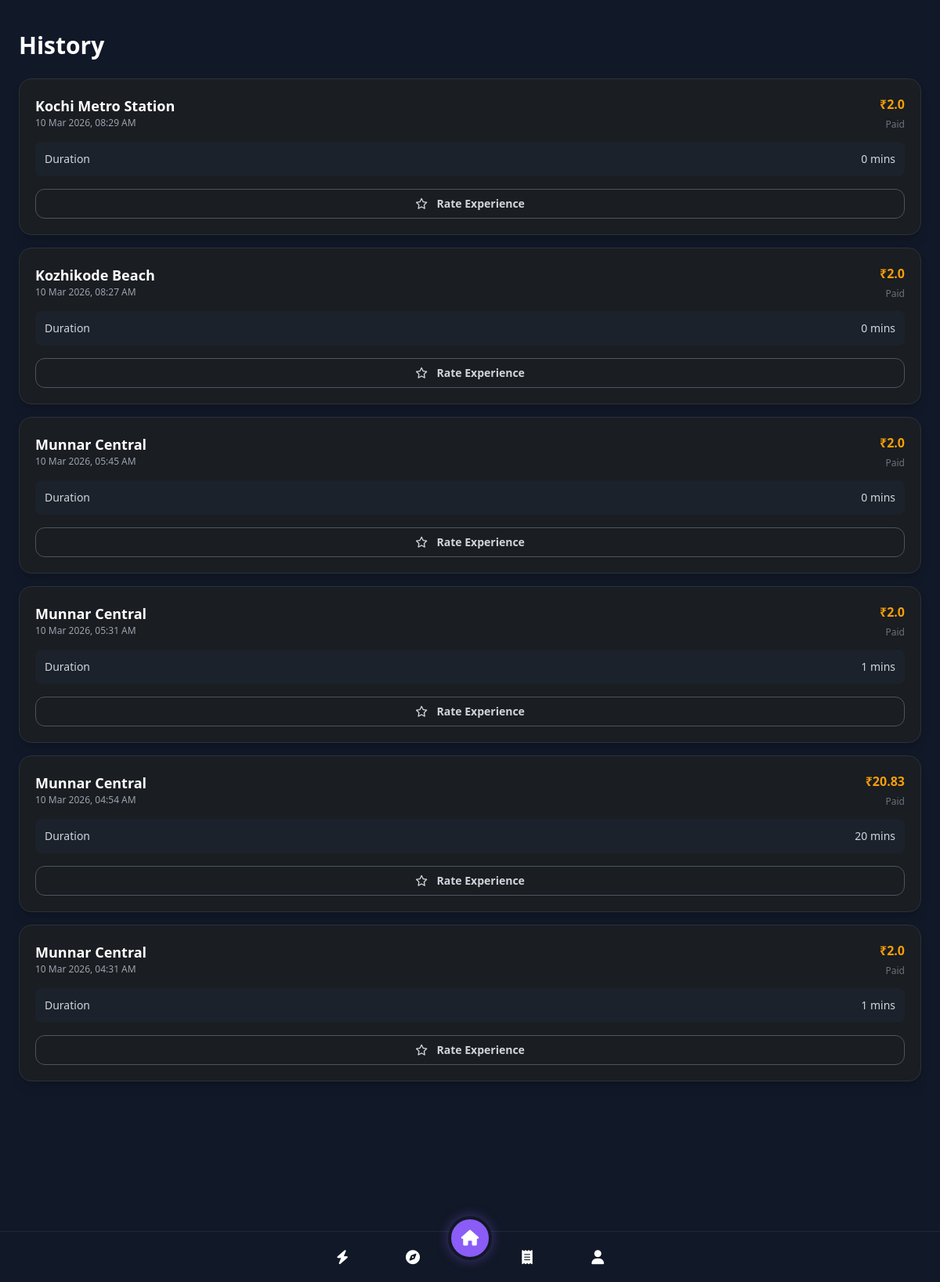
The page /history (signed in) on the database its author committed.
### models.py (models this page shows, shortened)
class Booking(db.Model):
    id = db.Column(db.Integer, primary_key=True)
    user_id = db.Column(db.Integer, db.ForeignKey('user.id'), nullable=False) # Simplified for demo
    zone_id = db.Column(db.Integer, db.ForeignKey('parking_zone.id'), nullable=False)
    slot_id = db.Column(db.String(50), nullable=True)
    start_time = db.Column(db.DateTime, default=datetime.utcnow)
    end_time = db.Column(db.DateTime, nullable=True)
    status = db.Column(db.String(20), default='Active') # Active, Completed
    total_cost = db.Column(db.Float, default=0.0)
    zone = db.relationship('ParkingZone', backref='bookings')

class ParkingZone(db.Model):
    id = db.Column(db.Integer, primary_key=True)
    name = db.Column(db.String(100), nullable=False)
    location = db.Column(db.String(200), nullable=False)
    total_slots = db.Column(db.Integer, nullable=False)
    occupied_slots = db.Column(db.Integer, nullable=False, default=0)
    price_per_hour = db.Column(db.Float, nullable=False)
    lat = db.Column(db.Float, nullable=True)
    lon = db.Column(db.Float, nullable=True)
    status = db.Column(db.String(20), default='pending')  # 'pending', 'approved', 'rejected'

### app.py (the view)
@app.route('/history')
def history():
    user_id = get_current_user_id()
    bookings = Booking.query.filter_by(user_id=user_id, status='Completed').order_by(Booking.end_time.desc()).all()
    return render_template('history.html', bookings=bookings, page='history')

### app.py (called while the page is built)
def get_current_user_id():
    return session.get('user_id')

@app.before_request
def require_login():
    allowed_routes = ['login', 'register', 'static']
    if request.endpoint and request.endpoint not in allowed_routes and 'user_id' not in session:
        if not request.endpoint.startswith('static'):
            return redirect(url_for('login'))

### templates/history.html (shortened to what this page needs)
{% extends 'base.html' %}
{% block content %}
<div class="px-6 pt-10 pb-24 bg-gray-900 text-white">
    <h1 class="text-3xl font-bold text-white mb-6">History</h1>
    {% if bookings %}
    <div class="space-y-4">
        {% for booking in bookings %}
        <div class="bg-surface border border-border rounded-2xl p-5 shadow-lg">
            <div class="flex justify-between items-start mb-3">
                <div>
                    <h3 class="font-bold text-white text-lg">{{ booking.zone.name }}</h3>
                    <p class="text-gray-400 text-xs">{{ booking.end_time.strftime('%d %b %Y, %I:%M %p') }}</p>
                </div>
                <div class="text-right">
                    <span class="block font-bold text-accent">₹{{ booking.total_cost }}</span>
                    <span class="text-xs text-gray-500">Paid</span>
                </div>
            </div>
            <div class="bg-gray-800/50 rounded-lg p-3 text-sm text-gray-300 flex justify-between mb-4">
                <span>Duration</span>
                <span>
                    {% set duration = (booking.end_time - booking.start_time).total_seconds() / 60 %}
                    {{ duration|int }} mins
                </span>
            </div>
            <form action="{{ url_for('rate_booking', booking_id=booking.id) }}" method="POST">
                <button type="submit"
                    class="w-full border border-gray-600 hover:bg-gray-700 text-gray-300 text-sm font-bold py-2 rounded-xl transition-colors">
                    <i class="far fa-star mr-2"></i> Rate Experience
                </button>
            </form>
        </div>
        {% endfor %}
    </div>
    {% endif %}
</div>
{% endblock %}

### static/css/style.css (style rules this page uses)
html, :host { line-height: 1.5; -webkit-text-size-adjust: 100%; -moz-tab-size: 4; -o-tab-size: 4; tab-size: 4; font-family: ui-sans-serif, system-ui, sans-serif, "Apple Color Emoji", "Segoe UI Emoji", "Segoe UI Symbol", "Noto Color Emoji"; font-feature-settings: normal; font-variation-settings: normal; -webkit-tap-highlight-color: transparent; }
body { margin: 0; line-height: inherit; }
h1, h2, h3, h4, h5, h6 { font-size: inherit; font-weight: inherit; }
button, input, optgroup, select, textarea { font-family: inherit; font-feature-settings: inherit; font-variation-settings: inherit; font-size: 100%; font-weight: inherit; line-height: inherit; letter-spacing: inherit; color: inherit; margin: 0; padding: 0; }
button, select { text-transform: none; }
button, input:where([type='button']), input:where([type='reset']), input:where([type='submit']) { -webkit-appearance: button; background-color: transparent; background-image: none; }
blockquote, dl, dd, h1, h2, h3, h4, h5, h6, hr, figure, p, pre { margin: 0; }
button, [role="button"] { cursor: pointer; }
.mb-3 { margin-bottom: 0.75rem; }
.mb-4 { margin-bottom: 1rem; }
.mb-6 { margin-bottom: 1.5rem; }
.mr-2 { margin-right: 0.5rem; }
.block { display: block; }
.flex { display: flex; }
.w-full { width: 100%; }
.items-start { align-items: flex-start; }
.justify-between { justify-content: space-between; }
.space-y-4 > :not([hidden]) ~ :not([hidden]) { --tw-space-y-reverse: 0; margin-top: calc(1rem * calc(1 - var(--tw-space-y-reverse))); margin-bottom: calc(1rem * var(--tw-space-y-reverse)); }
.rounded-2xl { border-radius: 1rem; }
.rounded-lg { border-radius: 0.5rem; }
.rounded-xl { border-radius: 0.75rem; }
.border { border-width: 1px; }
.border-border { --tw-border-opacity: 1; border-color: rgb(45 49 57 / var(--tw-border-opacity, 1)); }
.border-gray-600 { --tw-border-opacity: 1; border-color: rgb(75 85 99 / var(--tw-border-opacity, 1)); }
.bg-gray-800\/50 { background-color: rgb(31 41 55 / 0.5); }
.bg-gray-900 { --tw-bg-opacity: 1; background-color: rgb(17 24 39 / var(--tw-bg-opacity, 1)); }
.bg-surface { --tw-bg-opacity: 1; background-color: rgb(26 29 33 / var(--tw-bg-opacity, 1)); }
.p-3 { padding: 0.75rem; }
.p-5 { padding: 1.25rem; }
.px-6 { padding-left: 1.5rem; padding-right: 1.5rem; }
.py-2 { padding-top: 0.5rem; padding-bottom: 0.5rem; }
.pb-24 { padding-bottom: 6rem; }
.pt-10 { padding-top: 2.5rem; }
.text-right { text-align: right; }
.text-3xl { font-size: 1.875rem; line-height: 2.25rem; }
.text-lg { font-size: 1.125rem; line-height: 1.75rem; }
.text-sm { font-size: 0.875rem; line-height: 1.25rem; }
.text-xs { font-size: 0.75rem; line-height: 1rem; }
.font-bold { font-weight: 700; }
.text-accent { --tw-text-opacity: 1; color: rgb(245 158 11 / var(--tw-text-opacity, 1)); }
.text-gray-300 { --tw-text-opacity: 1; color: rgb(209 213 219 / var(--tw-text-opacity, 1)); }
.text-gray-400 { --tw-text-opacity: 1; color: rgb(156 163 175 / var(--tw-text-opacity, 1)); }
.text-gray-500 { --tw-text-opacity: 1; color: rgb(107 114 128 / var(--tw-text-opacity, 1)); }
.text-white { --tw-text-opacity: 1; color: rgb(255 255 255 / var(--tw-text-opacity, 1)); }
.shadow-lg { --tw-shadow: 0 10px 15px -3px rgb(0 0 0 / 0.1), 0 4px 6px -4px rgb(0 0 0 / 0.1); --tw-shadow-colored: 0 10px 15px -3px var(--tw-shadow-color), 0 4px 6px -4px var(--tw-shadow-color); box-shadow: var(--tw-ring-offset-shadow, 0 0 #0000), var(--tw-ring-shadow, 0 0 #0000), var(--tw-shadow); }
.transition-colors { transition-property: color, background-color, border-color, text-decoration-color, fill, stroke; transition-timing-function: cubic-bezier(0.4, 0, 0.2, 1); transition-duration: 150ms; }

### rows shown on the page
Booking: zone.name "Kochi Metro Station", end_time "10 Mar 2026, 08:29 AM", total_cost "2.0", duration "0"
Booking: zone.name "Kozhikode Beach", end_time "10 Mar 2026, 08:27 AM", total_cost "2.0", duration "0"
Booking: zone.name "Munnar Central", end_time "10 Mar 2026, 05:45 AM", total_cost "2.0", duration "0"
Booking: zone.name "Munnar Central", end_time "10 Mar 2026, 05:31 AM", total_cost "2.0", duration "1"
Booking: zone.name "Munnar Central", end_time "10 Mar 2026, 04:54 AM", total_cost "20.83", duration "20"
Booking: zone.name "Munnar Central", end_time "10 Mar 2026, 04:31 AM", total_cost "2.0", duration "1"
